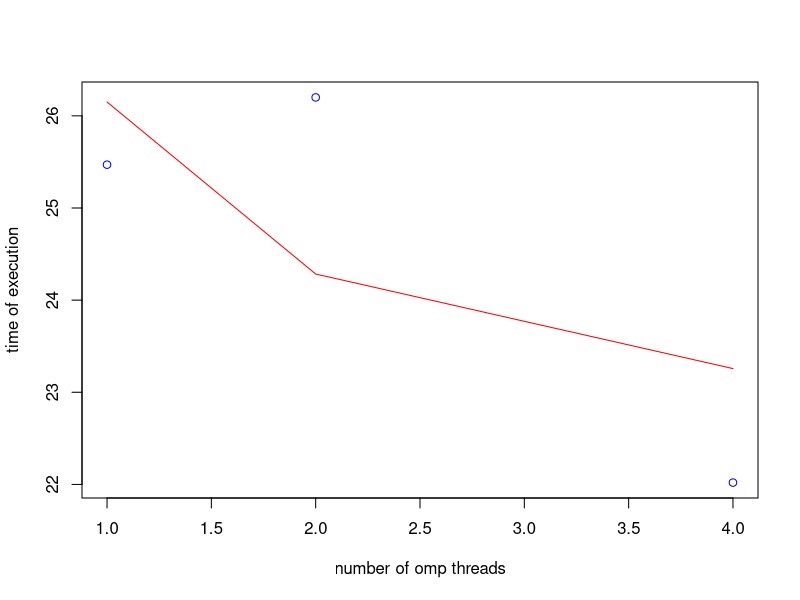
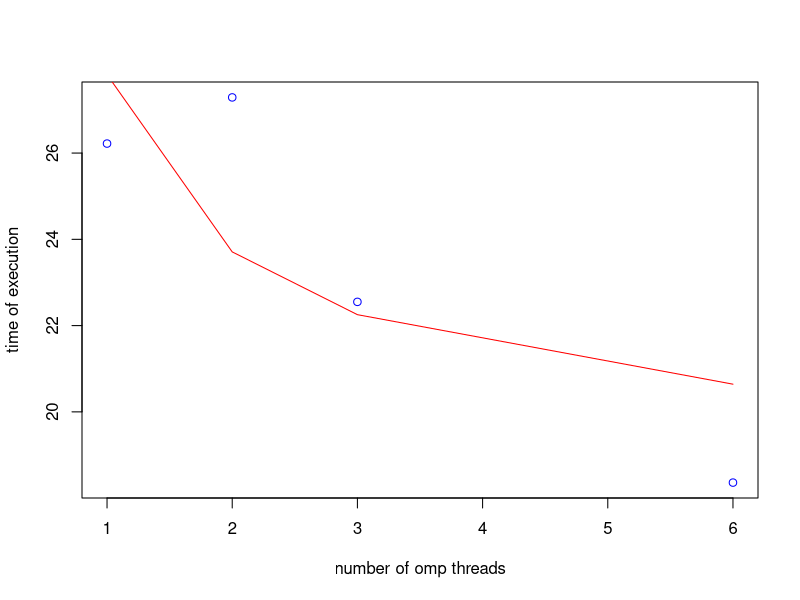
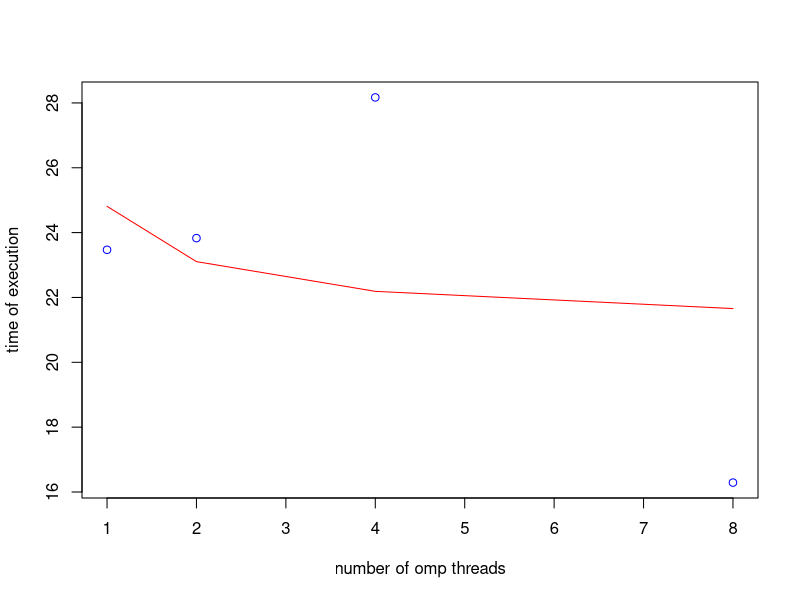
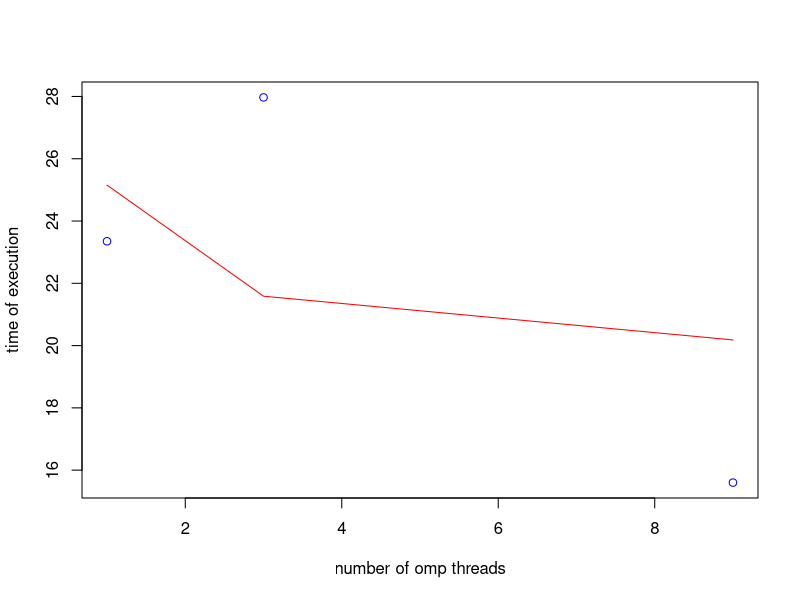
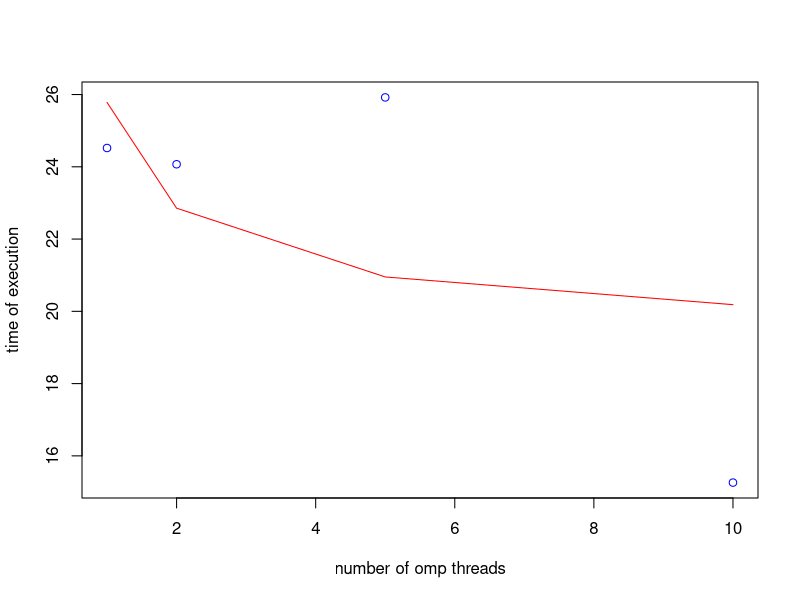
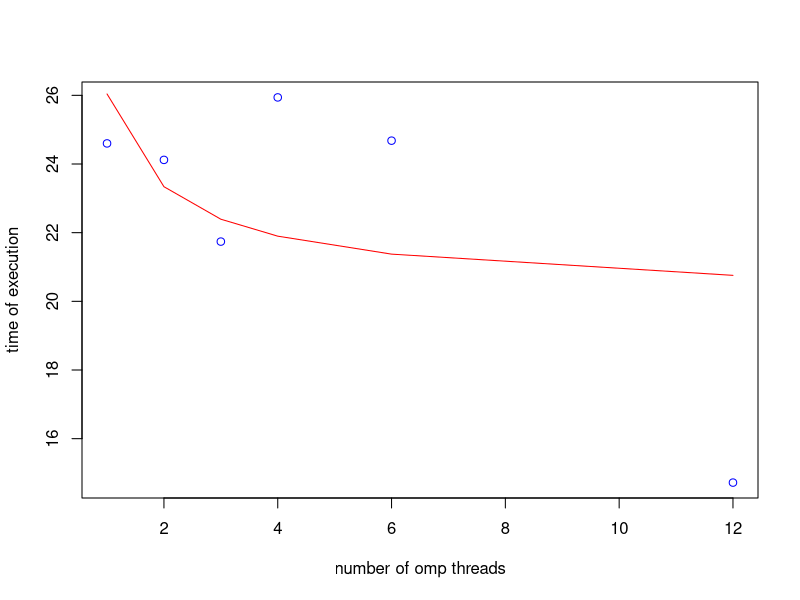
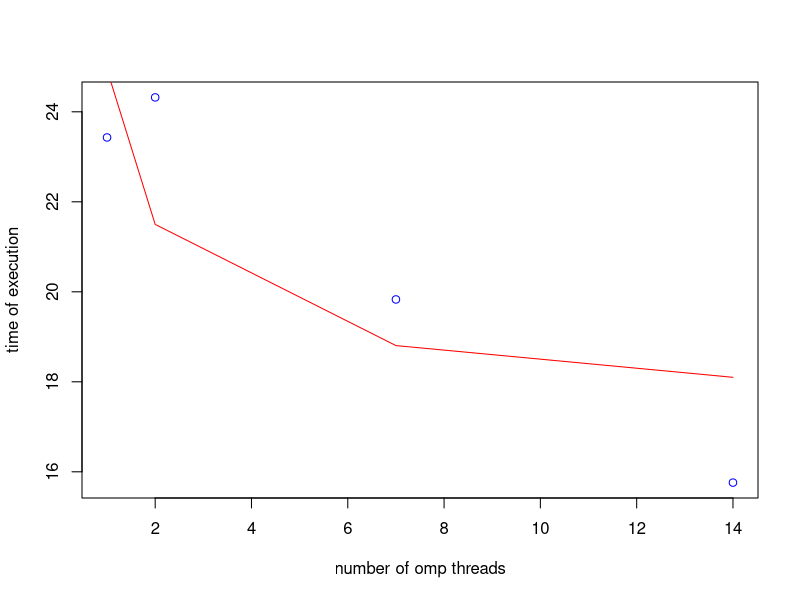
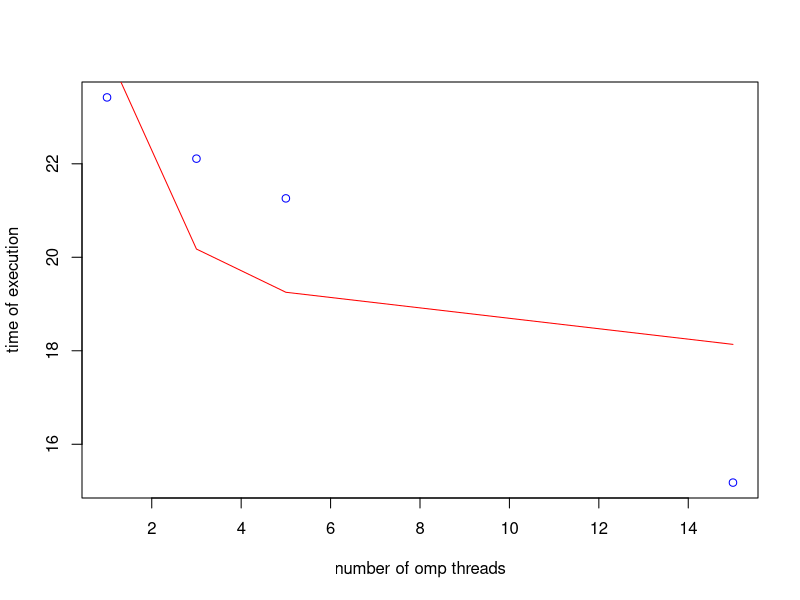

Generate these figures, in order, with R:
#!/usr/bin/env Rscript

isprime <- function(n) n == 2L || all(n %% 2L:ceiling(sqrt(n)) != 0)

data=read.csv("tree.csv")
x=1:24
y=1:24
z=matrix(0,24,24)
for (i in 1:length(data[,1])){
  z[data$omp[i],data$mpi[i]]=data$time[i]
}

ompweak=read.csv("weakomp.csv")
mpiweak=read.csv("weakmpi.csv")

extract <- function(num){
  k=0
  for (i in 1:num){
    for (j in 1:num){
      if (i*j==num){
        k=k+1;
      }
    }
  }
  
  
  v=matrix(0,k,3)
  k=1
  for (i in 1:num){
    for (j in 1:num){
      if (i*j==num){
        v[k,1]=i
        v[k,2]=z[i,j];
	v[k,3]=(2-1/j+(log2(100000000)-log2(j+1))/i)*100000000;
        k=k+1;
      }
    }
  }
  return(v);
  
}

empiv=(2-1/x+(log2(100000000)-log2(x+1)))*100000000;
eompv=empiv=(2-1/1+(log2(100000000)-log2(1+1))/y)*100000000;
mpiv=data[data$omp==1,]$time
ompv=data[data$mpi==1,]$time

for(i in 1:24){
if(isprime(i)==0 & i!=1){
if (i<10){
name=paste("data",0,i,".png",sep="")
}
else{
name=paste("data",i,".png",sep="")
}
png(name, type='cairo')
v=extract(i)
plot(v[,1],v[,2],xlab="number of omp threads",ylab="time of execution", col='blue', title=paste('costant number of mpi*omp threads (equal to ',i,')',sep=""))
mod=lm(v[,2]~v[,3]);
lines(v[,1],fitted(mod),col="red")
dev.off()
}
}

png("ompvsmpistrong.png",type='cairo')
plot(1:24, ompv,lty = 1, lwd = 1, col='red',type='b',pch = 19, xlab="omp (red), mpi(blue)", ylab="time of execution")
lines(1:24, mpiv,lty = 1, lwd = 1,col='blue',type='b',pch = 19)
dev.off()

png("strongomp.png",type='cairo')
plot(1:24, ompv,lty = 1, lwd = 1, col='blue', xlab="number of omp threads", ylab="time of execution") 
mod=lm(ompv~eompv)
lines(1:24,fitted(mod),col='red');
dev.off()

png("strongmpi.png",type='cairo')
plot(1:24, mpiv,lty = 1, lwd = 1, col='blue', xlab="number of mpi threads", ylab="time of execution")
mod=lm(mpiv~empiv)
lines(1:24,fitted(mod),col='red');
dev.off()



png("ompvsmpiweak.png",type='cairo')
plot(1:24, ompweak[,2],lty = 1, lwd = 1, col='red',type='b',pch = 19, xlab="omp (red), mpi (blue)", ylab="time of execution")
lines(1:24, mpiweak[,2],lty = 1, lwd = 1,col='blue',type='b',pch = 19)
dev.off()


n=5000000
mpi=1:24
xmpi=(2-2/(mpi)+log2(n)-log2(mpi+1))*n*mpi
ympi=mpiweak[,2]
modmpi=lm(ympi~xmpi)
png("weakmpi.png",type='cairo')
plot(1:24,ympi,col='blue',xlab="number of mpi threads", ylab="time of execution")
lines(1:24,fitted(modmpi),col='red')
dev.off()

n=5000000
omp=1:24
xomp=(1+(log2(n*omp)-log2(2))/omp)*n*omp
yomp=ompweak[,2]
modomp=lm(yomp~xomp)
png("weakomp.png",type='cairo')
plot(1:24,yomp,col='blue',xlab="number of omp threads", ylab="time of execution")
lines(1:24,fitted(modomp),col='red')
dev.off()

ompalg=read.csv("ompalg.csv")
mpialg=read.csv("mpialg.csv")

png("ompalg.png", type='cairo')
ompalg0=ompalg[ompalg$alg==0,];
ompalg1=ompalg[ompalg$alg==1,];
ompalg2=ompalg[ompalg$alg==2,];
plot(1:24,ompalg0$time, xlab="omp threads", ylab="time", lty = 1, lwd = 1,col='blue',type='b',pch = 19,xlim=c(0,24), ylim=c(25,400))
lines(1:24, ompalg1$time,lty = 1, lwd = 1,col='green',type='b',pch = 19)
lines(1:24, ompalg2$time,lty = 1, lwd = 1,col='red',type='b',pch = 19)
dev.off()

png("mpialg.png", type='cairo')
mpialg0=mpialg[mpialg$alg==0,];
mpialg1=mpialg[mpialg$alg==1,];
mpialg2=mpialg[mpialg$alg==2,];
plot(1:24,mpialg0$time, xlab="mpi threads", ylab="time", lty = 1, lwd = 1,col='blue',type='b',pch = 19,xlim=c(0,24), ylim=c(25,400))
lines(1:24, mpialg1$time,lty = 1, lwd = 1,col='green',type='b',pch = 19)
lines(1:24, mpialg2$time,lty = 1, lwd = 1,col='red',type='b',pch = 19)
dev.off()
